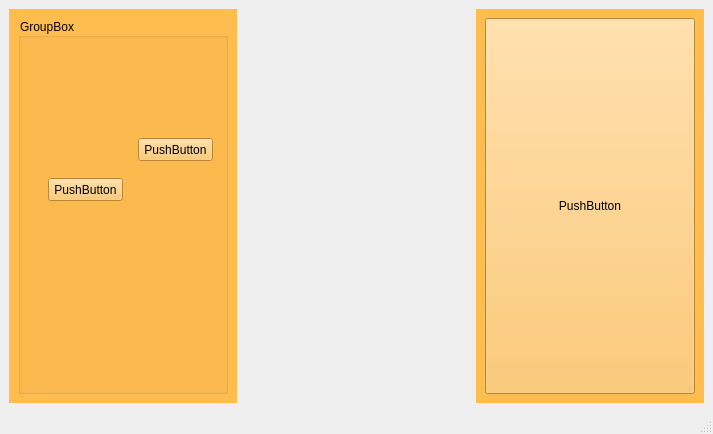
<?xml version="1.0" encoding="UTF-8"?>
<ui version="4.0">
 <class>MainWindow</class>
 <widget class="QMainWindow" name="MainWindow">
  <property name="geometry">
   <rect>
    <x>0</x>
    <y>0</y>
    <width>713</width>
    <height>434</height>
   </rect>
  </property>
  <property name="minimumSize">
   <size>
    <width>0</width>
    <height>0</height>
   </size>
  </property>
  <property name="windowTitle">
   <string>MainWindow</string>
  </property>
  <widget class="QWidget" name="centralwidget">
   <layout class="QHBoxLayout" name="horizontalLayout">
    <item>
     <widget class="QWidget" name="CapWhiteWidget" native="true">
      <property name="sizePolicy">
       <sizepolicy hsizetype="Preferred" vsizetype="Preferred">
        <horstretch>0</horstretch>
        <verstretch>0</verstretch>
       </sizepolicy>
      </property>
      <property name="styleSheet">
       <string notr="true">background-color: rgb(255, 188, 79);</string>
      </property>
      <layout class="QVBoxLayout" name="verticalLayout">
       <item>
        <widget class="QGroupBox" name="groupBox">
         <property name="title">
          <string>GroupBox</string>
         </property>
         <widget class="QPushButton" name="pushButton">
          <property name="geometry">
           <rect>
            <x>120</x>
            <y>120</y>
            <width>75</width>
            <height>23</height>
           </rect>
          </property>
          <property name="text">
           <string>PushButton</string>
          </property>
         </widget>
         <widget class="QPushButton" name="pushButton_3">
          <property name="geometry">
           <rect>
            <x>30</x>
            <y>160</y>
            <width>75</width>
            <height>23</height>
           </rect>
          </property>
          <property name="text">
           <string>PushButton</string>
          </property>
         </widget>
        </widget>
       </item>
      </layout>
     </widget>
    </item>
    <item>
     <widget class="Tablero" name="TableroWidget" native="true"/>
    </item>
    <item>
     <widget class="QWidget" name="CapBlackWidget" native="true">
      <property name="styleSheet">
       <string notr="true">background-color: rgb(255, 188, 79);</string>
      </property>
      <layout class="QVBoxLayout" name="verticalLayout_2">
       <item>
        <widget class="QPushButton" name="pushButton_2">
         <property name="sizePolicy">
          <sizepolicy hsizetype="Minimum" vsizetype="Preferred">
           <horstretch>0</horstretch>
           <verstretch>0</verstretch>
          </sizepolicy>
         </property>
         <property name="text">
          <string>PushButton</string>
         </property>
        </widget>
       </item>
      </layout>
     </widget>
    </item>
   </layout>
  </widget>
  <widget class="QMenuBar" name="menubar">
   <property name="geometry">
    <rect>
     <x>0</x>
     <y>0</y>
     <width>713</width>
     <height>21</height>
    </rect>
   </property>
  </widget>
  <widget class="QStatusBar" name="statusbar"/>
 </widget>
 <customwidgets>
  <customwidget>
   <class>Tablero</class>
   <extends>QWidget</extends>
   <header>tablero.h</header>
   <container>1</container>
  </customwidget>
 </customwidgets>
 <resources/>
 <connections/>
</ui>
